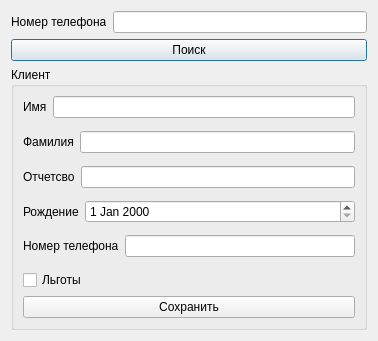
<?xml version="1.0" encoding="UTF-8"?>
<ui version="4.0">
 <class>updateClient</class>
 <widget class="QDialog" name="updateClient">
  <property name="geometry">
   <rect>
    <x>0</x>
    <y>0</y>
    <width>378</width>
    <height>341</height>
   </rect>
  </property>
  <property name="windowTitle">
   <string>Dialog</string>
  </property>
  <layout class="QGridLayout" name="gridLayout_2">
   <item row="0" column="0">
    <layout class="QGridLayout" name="gridLayout_4">
     <item row="0" column="1">
      <widget class="QLineEdit" name="lineEdit"/>
     </item>
     <item row="0" column="0">
      <widget class="QLabel" name="label">
       <property name="text">
        <string>Номер телефона</string>
       </property>
      </widget>
     </item>
    </layout>
   </item>
   <item row="1" column="0">
    <widget class="QPushButton" name="pushButton_2">
     <property name="text">
      <string>Поиск</string>
     </property>
    </widget>
   </item>
   <item row="2" column="0">
    <widget class="QGroupBox" name="groupBox">
     <property name="title">
      <string>Клиент</string>
     </property>
     <layout class="QGridLayout" name="gridLayout">
      <item row="0" column="0">
       <layout class="QFormLayout" name="formLayout_2">
        <item row="0" column="0">
         <widget class="QLabel" name="label_2">
          <property name="text">
           <string>Имя</string>
          </property>
         </widget>
        </item>
        <item row="0" column="1">
         <widget class="QLineEdit" name="name"/>
        </item>
       </layout>
      </item>
      <item row="1" column="0">
       <layout class="QFormLayout" name="formLayout_3">
        <item row="0" column="0">
         <widget class="QLabel" name="label_3">
          <property name="text">
           <string>Фамилия</string>
          </property>
         </widget>
        </item>
        <item row="0" column="1">
         <widget class="QLineEdit" name="surname"/>
        </item>
       </layout>
      </item>
      <item row="2" column="0">
       <layout class="QFormLayout" name="formLayout_4">
        <item row="0" column="0">
         <widget class="QLabel" name="label_4">
          <property name="text">
           <string>Отчетсво</string>
          </property>
         </widget>
        </item>
        <item row="0" column="1">
         <widget class="QLineEdit" name="middlename"/>
        </item>
       </layout>
      </item>
      <item row="3" column="0">
       <layout class="QFormLayout" name="formLayout_5">
        <item row="0" column="0">
         <widget class="QLabel" name="label_5">
          <property name="text">
           <string>Рождение</string>
          </property>
         </widget>
        </item>
        <item row="0" column="1">
         <widget class="QDateEdit" name="dateEdit"/>
        </item>
       </layout>
      </item>
      <item row="4" column="0">
       <layout class="QFormLayout" name="formLayout_6">
        <item row="0" column="0">
         <widget class="QLabel" name="label_6">
          <property name="text">
           <string>Номер телефона</string>
          </property>
         </widget>
        </item>
        <item row="0" column="1">
         <widget class="QLineEdit" name="tel"/>
        </item>
       </layout>
      </item>
      <item row="5" column="0">
       <widget class="QCheckBox" name="lg">
        <property name="text">
         <string>Льготы</string>
        </property>
       </widget>
      </item>
      <item row="6" column="0">
       <widget class="QPushButton" name="pushButton">
        <property name="text">
         <string>Сохранить</string>
        </property>
       </widget>
      </item>
     </layout>
    </widget>
   </item>
  </layout>
 </widget>
 <resources/>
 <connections/>
</ui>
